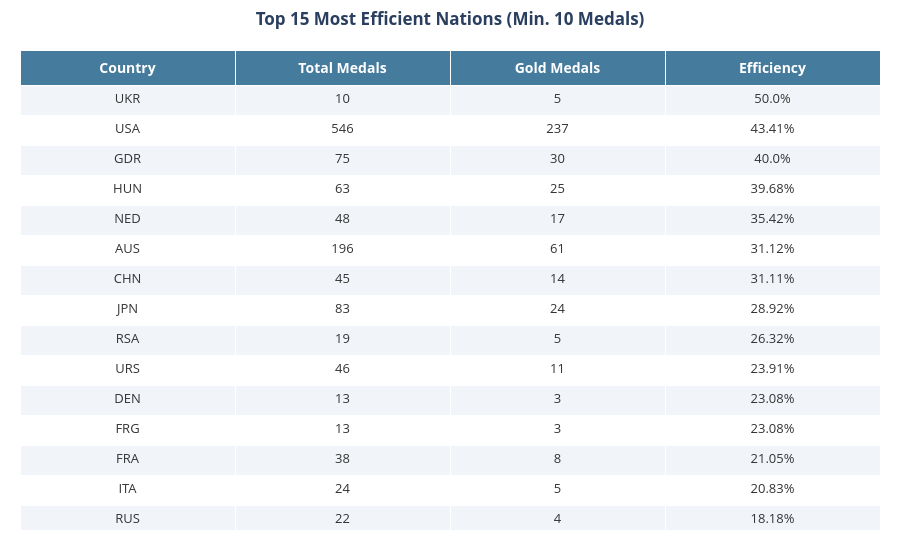

The notebook cell this image was saved under:
### Code cell
# efficiency VS volume

# Calculate total medals and gold medals per country
country_totals = (
    df_medals.groupby("Team")
    .agg(
        Total=("Rank", "count"), # count number of medals
        Gold=("Rank", lambda x: (x == "Gold").sum()) # count number of gold medals
    )
    .reset_index()
)

# Efficiency = ratio of Gold / Total medals
country_totals["Efficiency"] = country_totals["Gold"] / country_totals["Total"]

# Set a cleaner theme
sns.set_theme(style="whitegrid")
plt.figure(figsize=(14, 9))

# Use a bubble chart style: size varies by total, color by efficiency
scatter = sns.scatterplot(
    data=country_totals,
    x="Total", 
    y="Efficiency", 
    size="Total",
    sizes=(50, 800),       
    hue="Efficiency",
    palette="viridis",     
    alpha=0.6,
    linewidth=0.5
)

# Add labels only for remarkable points (Total > 20 or Efficiency > 50%)
for i, row in country_totals.iterrows():
    if row["Total"] > 20 or row["Efficiency"] > 0.5:
        plt.text(
            row["Total"] + 3,  # Adjusted offset
            row["Efficiency"], 
            row["Team"], 
            fontsize=9,
            va="center",
            color="#333333"
        )

# Formatting axes, title, and legend
plt.xlabel("Total number of medals", fontsize=12, fontweight="bold")
plt.ylabel("Proportion of gold medals (Efficiency)", fontsize=12, fontweight="bold")
plt.title("Efficiency vs volume of medals by country", fontsize=16, fontweight="bold", pad=15)

# Move the legend outside the plot to avoid overlapping
plt.legend(bbox_to_anchor=(1.02, 1), loc='upper left', borderaxespad=0.)

plt.grid(True, alpha=0.4)
plt.tight_layout()
plt.savefig("images/efficiency.png", dpi=300, bbox_inches='tight')
plt.show()


# filter out countries with very few medals to make the metric meaningful
top_efficiency = country_totals[country_totals["Total"]>=10].sort_values(
    by=["Efficiency", "Total"], ascending=[False, False]
).head(15)

# Format the efficiency column for display
top_efficiency["Efficiency_str"] = (top_efficiency["Efficiency"] * 100).round(2).astype(str) + "%"

# Plotly Table that is clean and easy to export or screenshot for a report
fig_table = go.Figure(data=[go.Table(
    header=dict(
        values=["<b>Country</b>", "<b>Total Medals</b>", "<b>Gold Medals</b>", "<b>Efficiency</b>"],
        fill_color="#457b9d",
        font=dict(color="white", size=14),
        align="center",
        height=35
    ),
    cells=dict(
        values=[
            top_efficiency["Team"],
            top_efficiency["Total"],
            top_efficiency["Gold"],
            top_efficiency["Efficiency_str"]
        ],
        fill_color=[["#f1f5f9", "white"] * 8],
        font=dict(color="#333333", size=13),
        align="center",
        height=30
    )
)])

fig_table.update_layout(
    title_text="<b>Top 15 Most Efficient Nations (Min. 10 Medals)</b>",
    title_x=0.5,
    margin=dict(l=20, r=20, t=50, b=20),
    height=550
)

#fig_table.write_image("images/table_efficiency.png")
fig_table.show()

### Figure 1 — Plotly figure (JSON) as saved in the notebook; plotly's stock layout.template omitted (floating-point values rounded to 4 significant figures)
{"data": [{"cells": {"align": "center", "fill": {"color": [["#f1f5f9", "white", "#f1f5f9", "white", "#f1f5f9", "white", "#f1f5f9", "white", "#f1f5f9", "white", "#f1f5f9", "white", "#f1f5f9", "white", "#f1f5f9", "white"]]}, "font": {"color": "#333333", "size": 13}, "height": 30, "values": [["UKR", "USA", "GDR", "HUN", "NED", "AUS", "CHN", "JPN", "RSA", "URS", "DEN", "FRG", "FRA", "ITA", "RUS"], [10, 546, 75, 63, 48, 196, 45, 83, 19, 46, 13, 13, 38, 24, 22], [5, 237, 30, 25, 17, 61, 14, 24, 5, 11, 3, 3, 8, 5, 4], ["50.0%", "43.41%", "40.0%", "39.68%", "35.42%", "31.12%", "31.11%", "28.92%", "26.32%", "23.91%", "23.08%", "23.08%", "21.05%", "20.83%", "18.18%"]]}, "header": {"align": "center", "fill": {"color": "#457b9d"}, "font": {"color": "white", "size": 14}, "height": 35, "values": ["<b>Country</b>", "<b>Total Medals</b>", "<b>Gold Medals</b>", "<b>Efficiency</b>"]}, "type": "table"}], "layout": {"height": 550, "margin": {"b": 20, "l": 20, "r": 20, "t": 50}, "title": {"text": "<b>Top 15 Most Efficient Nations (Min. 10 Medals)</b>", "x": 0.5}}}
